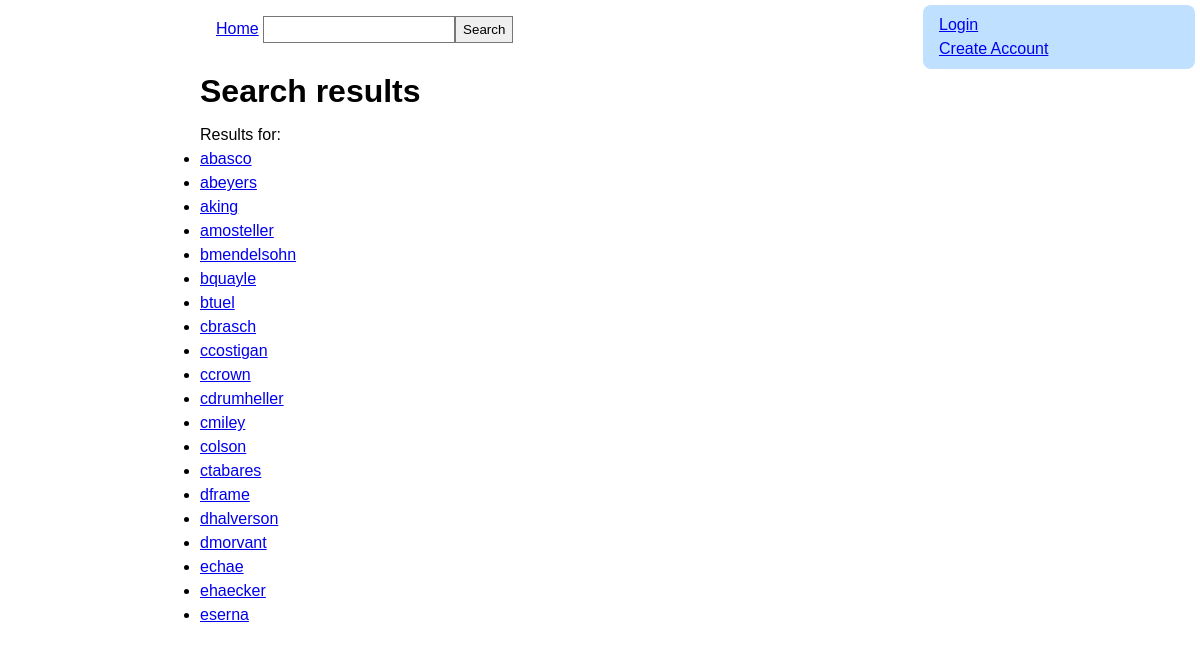
/search/, run on an earlier commit of the app's database.
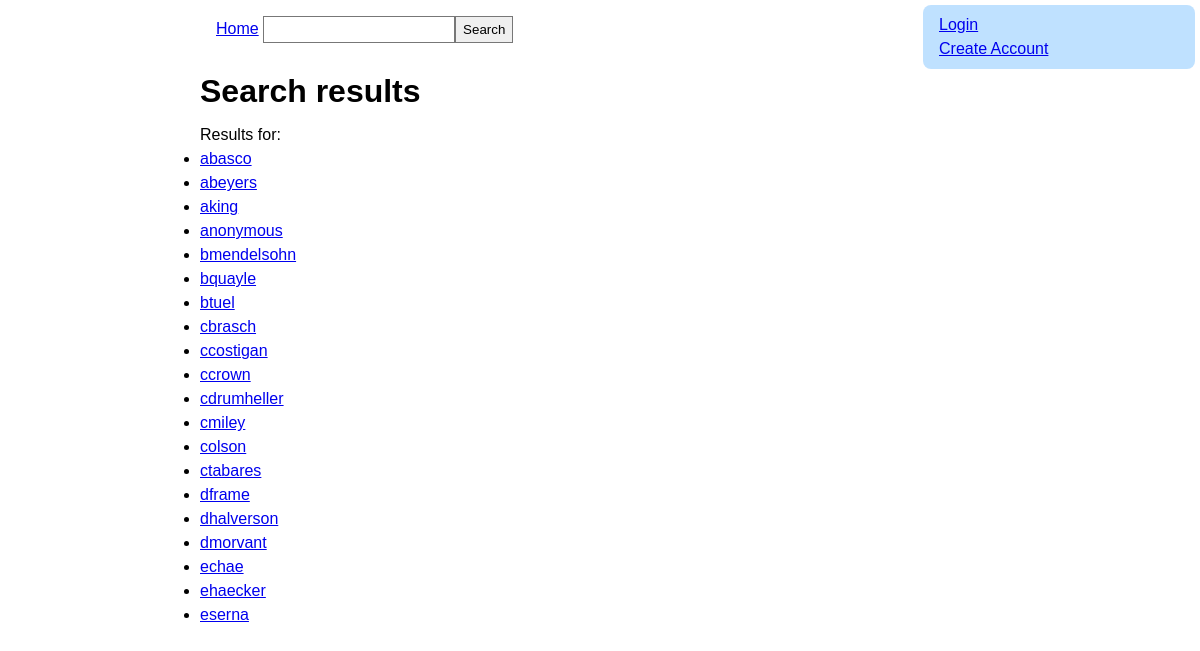
And on a later commit of the database.
### tables this page shows
CREATE TABLE users (userid integer PRIMARY KEY, username VARCHAR(32), name TEXT, password VARCHAR(64), 
        email TEXT, usetwofactor INTEGER default 0, salt TEXT);

### blog.py (the view)
@app.route('/search/')
@std_context
def search_page():
    context = request.context
    search = request.args.get('s', '')
    users, validated_search = db.get_users(search)
    context['users'] = users
    context['query'] = validated_search
    return render_template('search_results.html', **context)

### blog.py (called while the page is built)
def std_context(f):
    @wraps(f)
    def wrapper(*args, **kwargs):
        context = {}
        request.context = context
        if 'validated' in session:
            context['loggedin'] = True
            context['username'] = session['username']
        else:
            context['loggedin'] = False
        return f(*args, **kwargs)
    return wrapper

@app.teardown_appcontext
def close_connection(exception):
    database = getattr(g, '_database', None)
    if database is not None:
        database.close()

### db.py (called while the page is built)
def get_db():
    db = getattr(g, '_database', None)
    if db is None:
        base_dir = os.path.dirname(os.path.abspath(__file__))
        db_path = os.path.join(base_dir, DATABASE)
        db = g._database = sqlite3.connect(db_path)
    def make_dicts(cursor, row):
        return dict((cursor.description[idx][0], value)
                    for idx, value in enumerate(row))
    db.row_factory = make_dicts
    return db

def query_db(query, args=(), one=False):
    cur = get_db().execute(query, args)
    rv = cur.fetchall()
    cur.close()
    return (rv[0] if rv else None) if one else rv

def get_users(search):
    query = "SELECT username FROM users WHERE username LIKE ? LIMIT 20"
    validated_search = validation.validate_text(search, max_length=30)
    users = query_db(query, ('%'+validated_search+'%',))
    return users, validated_search

### validation.py (called while the page is built)
def validate_text(user_input: str, max_length=max_post_length):
    replaced_input = user_input
    for key, value in encoding_list.items():
        replaced_input = replaced_input.replace(key, value)
    replaced_input = re.sub(r"&(?!#\d*;)", "&#38;", replaced_input)  # replace & that are not part of previous replaces
    return replaced_input if len(user_input) <= max_length else replaced_input[0:max_length]

### templates/search_results.html (shortened to what this page needs)
{% extends 'base.html' %}
{% block content %}
    <h1>Search results</h1>
    <p>Results for: {{query|safe}}</p>
    <ul>
        {% for user in users %}
        <li>
            <p><a href="/{{user.username|safe}}">{{user.username|safe}}</a></p>
        </li>
        {% endfor %}
    </ul>
{% endblock %}

### templates/base.html (shortened to what this page needs)
<!DOCTYPE html>
<html>
<head>
    <link rel="stylesheet" type="text/css" media="screen" href="/static/main.css" />
</head>
<body>
    <nav>
        <a href="/">Home</a>
        <form action="/search/" method="GET"><input type="text" name="s" /><input type="submit" value="Search" /></form>
    </nav>
    {% block login %}
    {% if loggedin %}
    <div id="userbox">
        <strong>User:</strong> {{username}}<br />
        <a href="/post/">Post</a>
        <a href="/logout/">Logout</a>
    </div>
    {% else %}
    <div id="loginbox">
        <a href="/login/">Login</a> <br>
        <a href="/create_account/">Create Account</a>
    </div>
    {% endif %}
    {% endblock %}
    {% block content %}
    {% endblock %}
</body>
</html>

### static/main.css (style rules this page uses)
body, h1, h2, h3, p, div, li, ul, form, input { margin: 0; padding: 0; line-height: 1em; border: 0; }
body { line-height: 1.5em; font-family: sans-serif; width: 50em; margin: 0 auto; padding-bottom: 2em; }
h1 { padding-top: 0.5em; padding-bottom: 0.5em; }
form input { border: 1px solid #777; line-height: 1.5em; padding: 0.2em 0.5em; }
p { line-height: 1.5em; }
#userbox, #loginbox { position: fixed; top: 5px; right: 5px; width: 15em; height: 3em; background: rgba(128, 196, 255, 0.5); padding: 0.5em 1em; border-radius: 8px; line-height: 1.5em; }
nav { padding: 1em; }
nav a { display: inline; }
nav form { display: inline; }

What changed in the data, as far as the page shows it:
no longer on this page (row edited): users: username "amosteller"
now on this page (row edited): users: username "anonymous"
